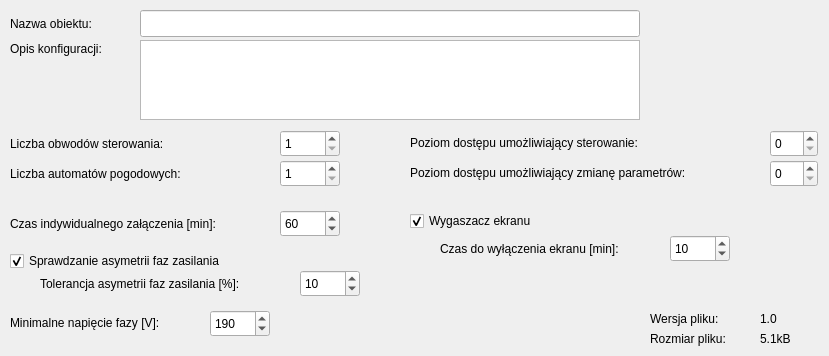
      <widget class="QWidget" name="tab">
       <attribute name="title">
        <string>Podstawowe</string>
       </attribute>
       <widget class="QLabel" name="label">
        <property name="geometry">
         <rect>
          <x>10</x>
          <y>14</y>
          <width>111</width>
          <height>20</height>
         </rect>
        </property>
        <property name="text">
         <string>Nazwa obiektu:</string>
        </property>
       </widget>
       <widget class="QLineEdit" name="objName">
        <property name="geometry">
         <rect>
          <x>140</x>
          <y>10</y>
          <width>500</width>
          <height>27</height>
         </rect>
        </property>
        <property name="maxLength">
         <number>63</number>
        </property>
       </widget>
       <widget class="QLabel" name="label_2">
        <property name="geometry">
         <rect>
          <x>10</x>
          <y>40</y>
          <width>121</width>
          <height>17</height>
         </rect>
        </property>
        <property name="text">
         <string>Opis konfiguracji:</string>
        </property>
       </widget>
       <widget class="QPlainTextEdit" name="objDescription">
        <property name="geometry">
         <rect>
          <x>140</x>
          <y>40</y>
          <width>500</width>
          <height>80</height>
         </rect>
        </property>
       </widget>
       <widget class="QLabel" name="label_3">
        <property name="geometry">
         <rect>
          <x>10</x>
          <y>134</y>
          <width>200</width>
          <height>20</height>
         </rect>
        </property>
        <property name="text">
         <string>Liczba obwodów sterowania:</string>
        </property>
       </widget>
       <widget class="QLabel" name="label_4">
        <property name="geometry">
         <rect>
          <x>10</x>
          <y>164</y>
          <width>220</width>
          <height>20</height>
         </rect>
        </property>
        <property name="text">
         <string>Liczba automatów pogodowych:</string>
        </property>
       </widget>
       <widget class="QSpinBox" name="cirCount">
        <property name="geometry">
         <rect>
          <x>280</x>
          <y>130</y>
          <width>60</width>
          <height>27</height>
         </rect>
        </property>
        <property name="wrapping">
         <bool>false</bool>
        </property>
        <property name="minimum">
         <number>1</number>
        </property>
        <property name="maximum">
         <number>20</number>
        </property>
       </widget>
       <widget class="QSpinBox" name="weatherAutomCount">
        <property name="geometry">
         <rect>
          <x>280</x>
          <y>160</y>
          <width>60</width>
          <height>27</height>
         </rect>
        </property>
        <property name="wrapping">
         <bool>false</bool>
        </property>
        <property name="minimum">
         <number>1</number>
        </property>
        <property name="maximum">
         <number>6</number>
        </property>
       </widget>
       <widget class="QLabel" name="label_5">
        <property name="geometry">
         <rect>
          <x>10</x>
          <y>214</y>
          <width>260</width>
          <height>20</height>
         </rect>
        </property>
        <property name="text">
         <string>Czas indywidualnego załączenia [min]:</string>
        </property>
       </widget>
       <widget class="QSpinBox" name="indOnTime">
        <property name="geometry">
         <rect>
          <x>280</x>
          <y>210</y>
          <width>60</width>
          <height>27</height>
         </rect>
        </property>
        <property name="minimum">
         <number>1</number>
        </property>
        <property name="maximum">
         <number>240</number>
        </property>
        <property name="value">
         <number>60</number>
        </property>
       </widget>
       <widget class="QCheckBox" name="phaseAssymetryCheck">
        <property name="geometry">
         <rect>
          <x>10</x>
          <y>250</y>
          <width>270</width>
          <height>22</height>
         </rect>
        </property>
        <property name="text">
         <string>Sprawdzanie asymetrii faz zasilania</string>
        </property>
        <property name="checked">
         <bool>true</bool>
        </property>
       </widget>
       <widget class="QLabel" name="label_6">
        <property name="geometry">
         <rect>
          <x>40</x>
          <y>274</y>
          <width>250</width>
          <height>20</height>
         </rect>
        </property>
        <property name="text">
         <string>Tolerancja asymetrii faz zasilania [%]:</string>
        </property>
       </widget>
       <widget class="QSpinBox" name="phaseAssymetryTolerance">
        <property name="geometry">
         <rect>
          <x>300</x>
          <y>270</y>
          <width>60</width>
          <height>27</height>
         </rect>
        </property>
        <property name="maximum">
         <number>100</number>
        </property>
        <property name="value">
         <number>10</number>
        </property>
       </widget>
       <widget class="QLabel" name="label_7">
        <property name="geometry">
         <rect>
          <x>10</x>
          <y>314</y>
          <width>200</width>
          <height>17</height>
         </rect>
        </property>
        <property name="text">
         <string>Minimalne napięcie fazy [V]:</string>
        </property>
       </widget>
       <widget class="QSpinBox" name="minPhaseVoltage">
        <property name="geometry">
         <rect>
          <x>210</x>
          <y>310</y>
          <width>60</width>
          <height>27</height>
         </rect>
        </property>
        <property name="minimum">
         <number>100</number>
        </property>
        <property name="maximum">
         <number>230</number>
        </property>
        <property name="value">
         <number>190</number>
        </property>
       </widget>
       <widget class="QLabel" name="label_8">
        <property name="geometry">
         <rect>
          <x>410</x>
          <y>134</y>
          <width>290</width>
          <height>17</height>
         </rect>
        </property>
        <property name="text">
         <string>Poziom dostępu umożliwiający sterowanie:</string>
        </property>
       </widget>
       <widget class="QSpinBox" name="ctrlUserLevel">
        <property name="geometry">
         <rect>
          <x>770</x>
          <y>130</y>
          <width>48</width>
          <height>27</height>
         </rect>
        </property>
        <property name="maximum">
         <number>15</number>
        </property>
       </widget>
       <widget class="QLabel" name="label_9">
        <property name="geometry">
         <rect>
          <x>410</x>
          <y>164</y>
          <width>350</width>
          <height>17</height>
         </rect>
        </property>
        <property name="text">
         <string>Poziom dostępu umożliwiający zmianę parametrów:</string>
        </property>
       </widget>
       <widget class="QSpinBox" name="paramEditUserLevel">
        <property name="geometry">
         <rect>
          <x>770</x>
          <y>160</y>
          <width>48</width>
          <height>27</height>
         </rect>
        </property>
        <property name="maximum">
         <number>15</number>
        </property>
       </widget>
       <widget class="QCheckBox" name="screenSaverEnable">
        <property name="geometry">
         <rect>
          <x>410</x>
          <y>210</y>
          <width>151</width>
          <height>22</height>
         </rect>
        </property>
        <property name="text">
         <string>Wygaszacz ekranu</string>
        </property>
        <property name="checked">
         <bool>true</bool>
        </property>
       </widget>
       <widget class="QLabel" name="label_10">
        <property name="geometry">
         <rect>
          <x>440</x>
          <y>240</y>
          <width>220</width>
          <height>17</height>
         </rect>
        </property>
        <property name="text">
         <string>Czas do wyłączenia ekranu [min]:</string>
        </property>
       </widget>
       <widget class="QSpinBox" name="screenSaverTime">
        <property name="geometry">
         <rect>
          <x>670</x>
          <y>235</y>
          <width>60</width>
          <height>27</height>
         </rect>
        </property>
        <property name="minimum">
         <number>1</number>
        </property>
        <property name="maximum">
         <number>30</number>
        </property>
        <property name="value">
         <number>10</number>
        </property>
       </widget>
       <widget class="QLabel" name="label_11">
        <property name="geometry">
         <rect>
          <x>650</x>
          <y>310</y>
          <width>90</width>
          <height>17</height>
         </rect>
        </property>
        <property name="text">
         <string>Wersja pliku:</string>
        </property>
       </widget>
       <widget class="QLabel" name="label_12">
        <property name="geometry">
         <rect>
          <x>650</x>
          <y>330</y>
          <width>100</width>
          <height>17</height>
         </rect>
        </property>
        <property name="text">
         <string>Rozmiar pliku:</string>
        </property>
       </widget>
       <widget class="QLabel" name="fileVer">
        <property name="geometry">
         <rect>
          <x>760</x>
          <y>310</y>
          <width>30</width>
          <height>17</height>
         </rect>
        </property>
        <property name="text">
         <string>1.0</string>
        </property>
       </widget>
       <widget class="QLabel" name="fileSize">
        <property name="geometry">
         <rect>
          <x>760</x>
          <y>330</y>
          <width>60</width>
          <height>17</height>
         </rect>
        </property>
        <property name="text">
         <string>5.1kB</string>
        </property>
       </widget>
      </widget>
